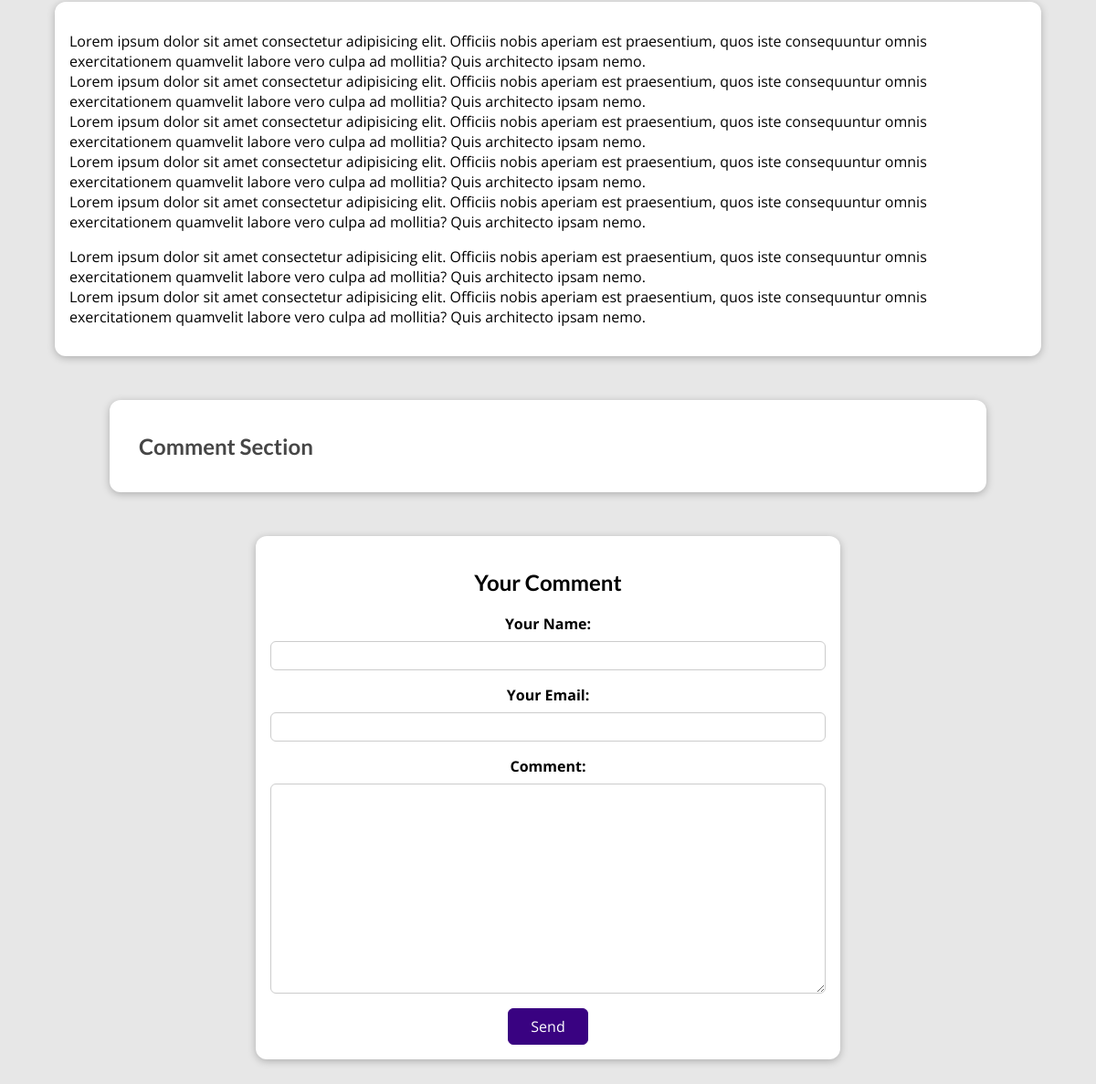
/posts/the-matrix (lower part), run on an earlier commit of the app's database.
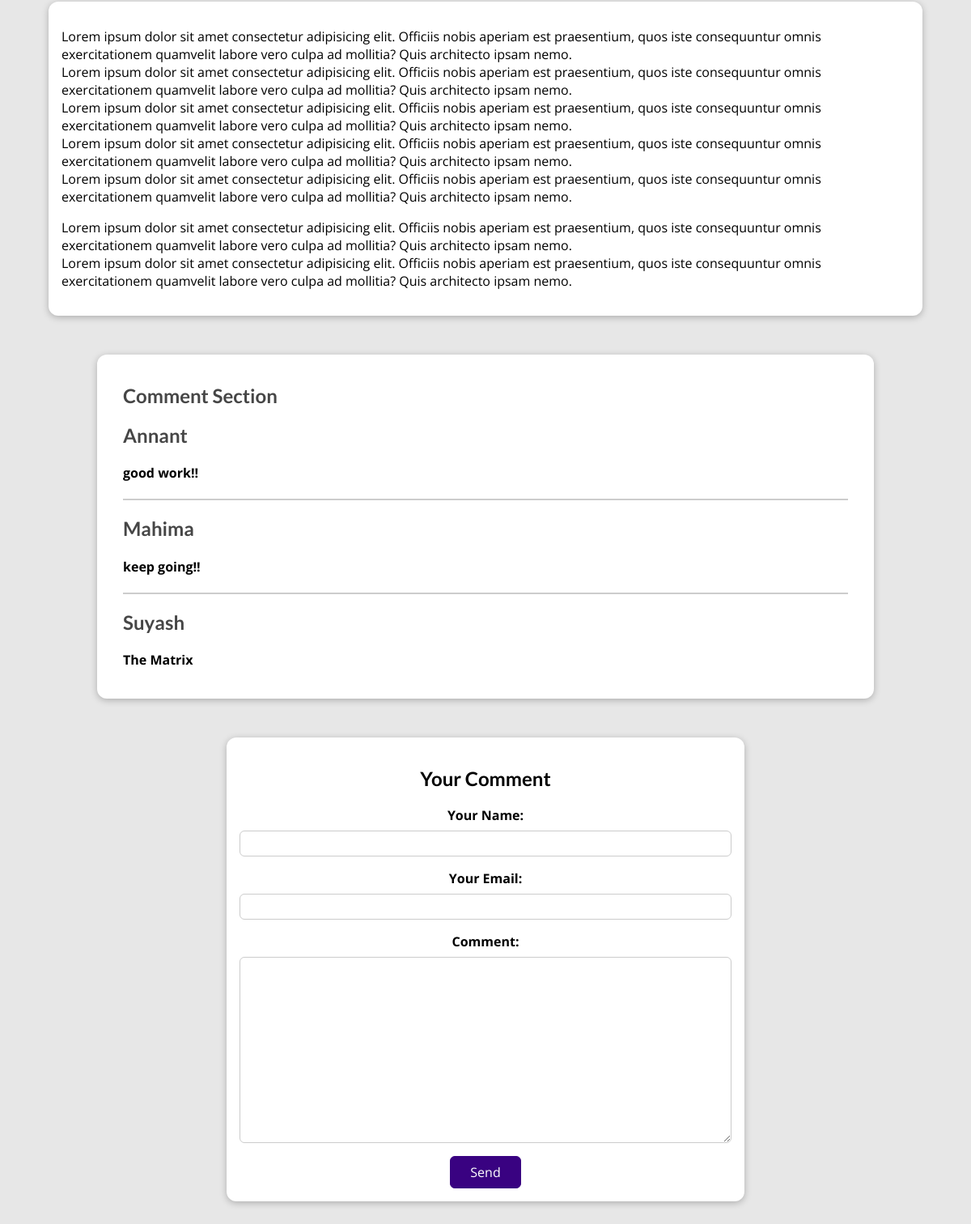
And on a later commit of the database.
### blog/models.py (models this page shows)
class Comments(models.Model):
    user_name = models.CharField(max_length=30)
    user_email = models.EmailField()
    text = models.TextField(max_length=400)
    post = models.ForeignKey(Post, on_delete=models.CASCADE, related_name="comments")

### blog/views.py (the view, shortened to what this page needs)
# urls.py: path("posts/<slug:slug>", views.PostDetails.as_view(), name="post-detail-page"),  # / e.g. /post/my-first-post
class PostDetails(View):
    def is_stored(self, request, post_id):
        stored_post = request.session.get("stored_post")
        if stored_post is not None:
            is_saved_for_later = post_id in stored_post
        else:
            is_saved_for_later = False
        return is_saved_for_later
    def get(self, request, slug):
        show_post = get_object_or_404(Post, slug=slug)
        form = CommentForm()
        comment_on_post = Comments.objects.filter(post_id=show_post.id)
        return render(request, "blog/post-detail.html", {
            "view_post": show_post,
            "tags": show_post.tags.all(),
            "comment_from": form,
            "comments": comment_on_post.order_by("-id"),
            "saved_for_later": self.is_stored(request, show_post.id)
        })

### blog/form.py
class CommentForm(forms.ModelForm):
    class Meta:
        model = Comments
        exclude = ["post"]
        labels = {
            "user_name": "Your Name",
            "user_email": "Your Email",
            "text": "Comment"
        }

### blog/models.py (called while the page is built)
    def __str__(self) -> str:
        return f"{self.first_name} {self.last_name}"

    def __str__(self) -> str:
        return f"{self.caption}"

### blog/templates/blog/post-detail.html (shortened to what this page needs)
{% extends "base.html" %}
{% load static %}
{% block css_files %}
<link rel="stylesheet" href="{% static 'blog/post-detail.css'%}" />
{% endblock %}
{% block content %}
<main>
    <p>
        {{ view_post.content|linebreaks }}
    </p>
</main>
<section id="comments">
    <ul>
        <h2>Comment Section</h2>
        {% for comment in comments %}
        <li>
            <h2>{{ comment.user_name}}</h2>
            <h4>{{ comment.text }}</h4>
        </li>
        {% endfor %}
    </ul>
</section>
<section style="text-align: center;"  id="comment-form">
    <h2>Your Comment</h2>
    <form action="{% url 'post-detail-page' view_post.slug %}", method="POST">
        {% for form_field in comment_from %}
        <div class="form-control {% if form_field.errors %} invalid {% endif%}">
            {{ form_field.label_tag }}
            {{ form_field }}
        </div>
        {% endfor %}
        <button>Send</button>
    </form>
</section>
{% endblock %}

What changed in the data, as far as the page shows it:
added Comments: user_name "Annant", text "good work!!"
added Comments: user_name "Mahima", text "keep going!!"
added Comments: user_name "Suyash", text "The Matrix"
